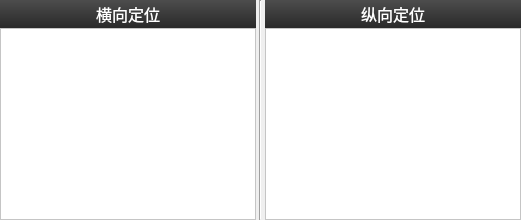
          <widget class="QWidget" name="widget_4" native="true">
           <layout class="QHBoxLayout" name="horizontalLayout_2" stretch="1,0,1">
            <property name="spacing">
             <number>3</number>
            </property>
            <property name="leftMargin">
             <number>0</number>
            </property>
            <property name="topMargin">
             <number>0</number>
            </property>
            <property name="rightMargin">
             <number>0</number>
            </property>
            <property name="bottomMargin">
             <number>0</number>
            </property>
            <item>
             <widget class="QWidget" name="widget_5" native="true">
              <layout class="QVBoxLayout" name="verticalLayout_3">
               <property name="spacing">
                <number>0</number>
               </property>
               <property name="leftMargin">
                <number>0</number>
               </property>
               <property name="topMargin">
                <number>0</number>
               </property>
               <property name="rightMargin">
                <number>0</number>
               </property>
               <property name="bottomMargin">
                <number>0</number>
               </property>
               <item>
                <widget class="QWidget" name="widget_19" native="true">
                 <property name="sizePolicy">
                  <sizepolicy hsizetype="Preferred" vsizetype="Preferred">
                   <horstretch>28</horstretch>
                   <verstretch>28</verstretch>
                  </sizepolicy>
                 </property>
                 <property name="minimumSize">
                  <size>
                   <width>0</width>
                   <height>28</height>
                  </size>
                 </property>
                 <property name="maximumSize">
                  <size>
                   <width>1000</width>
                   <height>28</height>
                  </size>
                 </property>
                 <property name="styleSheet">
                  <string notr="true">background: qlineargradient(spread:pad, x1:0, y1:0, x2:0, y2:1, stop:0#4D4D4D, stop:1 #292929);</string>
                 </property>
                 <layout class="QHBoxLayout" name="horizontalLayout_16">
                  <property name="spacing">
                   <number>0</number>
                  </property>
                  <property name="leftMargin">
                   <number>0</number>
                  </property>
                  <property name="topMargin">
                   <number>0</number>
                  </property>
                  <property name="rightMargin">
                   <number>0</number>
                  </property>
                  <property name="bottomMargin">
                   <number>0</number>
                  </property>
                  <item>
                   <widget class="QLabel" name="label_6">
                    <property name="minimumSize">
                     <size>
                      <width>0</width>
                      <height>28</height>
                     </size>
                    </property>
                    <property name="maximumSize">
                     <size>
                      <width>16777215</width>
                      <height>28</height>
                     </size>
                    </property>
                    <property name="font">
                     <font>
                      <family>微软雅黑</family>
                      <pointsize>12</pointsize>
                     </font>
                    </property>
                    <property name="styleSheet">
                     <string notr="true">
color: rgb(255, 255, 255);</string>
                    </property>
                    <property name="text">
                     <string>横向定位</string>
                    </property>
                    <property name="alignment">
                     <set>Qt::AlignCenter</set>
                    </property>
                   </widget>
                  </item>
                 </layout>
                </widget>
               </item>
               <item>
                <widget class="QTableView" name="tableViewH">
                 <property name="styleSheet">
                  <string notr="true">background-color: rgb(255, 255, 255);
font: 11pt &quot;微软雅黑&quot;;</string>
                 </property>
                </widget>
               </item>
              </layout>
             </widget>
            </item>
            <item>
             <widget class="Line" name="line">
              <property name="orientation">
               <enum>Qt::Vertical</enum>
              </property>
             </widget>
            </item>
            <item>
             <widget class="QWidget" name="widget_6" native="true">
              <layout class="QVBoxLayout" name="verticalLayout_4">
               <property name="spacing">
                <number>0</number>
               </property>
               <property name="leftMargin">
                <number>0</number>
               </property>
               <property name="topMargin">
                <number>0</number>
               </property>
               <property name="rightMargin">
                <number>0</number>
               </property>
               <property name="bottomMargin">
                <number>0</number>
               </property>
               <item>
                <widget class="QWidget" name="widget_20" native="true">
                 <property name="sizePolicy">
                  <sizepolicy hsizetype="Preferred" vsizetype="Preferred">
                   <horstretch>28</horstretch>
                   <verstretch>28</verstretch>
                  </sizepolicy>
                 </property>
                 <property name="minimumSize">
                  <size>
                   <width>0</width>
                   <height>28</height>
                  </size>
                 </property>
                 <property name="maximumSize">
                  <size>
                   <width>1000</width>
                   <height>28</height>
                  </size>
                 </property>
                 <property name="styleSheet">
                  <string notr="true">background: qlineargradient(spread:pad, x1:0, y1:0, x2:0, y2:1, stop:0#4D4D4D, stop:1 #292929);</string>
                 </property>
                 <layout class="QHBoxLayout" name="horizontalLayout_17">
                  <property name="spacing">
                   <number>0</number>
                  </property>
                  <property name="leftMargin">
                   <number>0</number>
                  </property>
                  <property name="topMargin">
                   <number>0</number>
                  </property>
                  <property name="rightMargin">
                   <number>0</number>
                  </property>
                  <property name="bottomMargin">
                   <number>0</number>
                  </property>
                  <item>
                   <widget class="QLabel" name="label_7">
                    <property name="minimumSize">
                     <size>
                      <width>0</width>
                      <height>28</height>
                     </size>
                    </property>
                    <property name="maximumSize">
                     <size>
                      <width>16777215</width>
                      <height>28</height>
                     </size>
                    </property>
                    <property name="font">
                     <font>
                      <family>微软雅黑</family>
                      <pointsize>12</pointsize>
                     </font>
                    </property>
                    <property name="styleSheet">
                     <string notr="true">
color: rgb(255, 255, 255);</string>
                    </property>
                    <property name="text">
                     <string>纵向定位</string>
                    </property>
                    <property name="alignment">
                     <set>Qt::AlignCenter</set>
                    </property>
                   </widget>
                  </item>
                 </layout>
                </widget>
               </item>
               <item>
                <widget class="QTableView" name="tableViewV">
                 <property name="styleSheet">
                  <string notr="true">background-color: rgb(255, 255, 255);
font: 11pt &quot;微软雅黑&quot;;</string>
                 </property>
                </widget>
               </item>
              </layout>
             </widget>
            </item>
           </layout>
          </widget>
